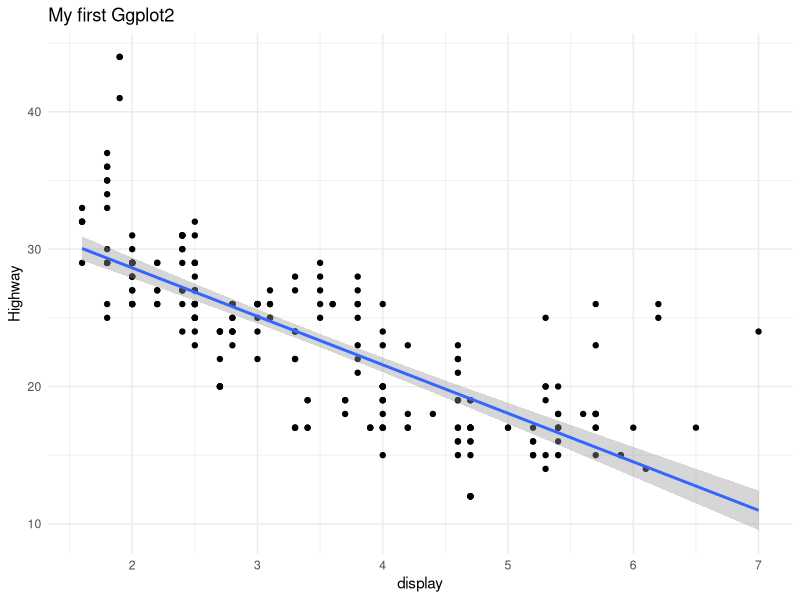

The R source for this figure:
## ---- chunk 1
# you can conduct basic math
x <- 3 + sin(pi/2)

# you can also conduct more complicated mathematical 
sqrt(x)

# you can also save strings dynamically
z <- "word"
## ---- chunk 2
v <- seq(1, 10)
# another easier way of making sequences:
v1 <- 1:10
## ---- chunk 3
w <- c(12, 1, 2, 3)

# you can also sort vectors using the sort() function
sort(w)

## ---- chunk 4
w <- sort(w)
## ---- chunk 5
w[1]
## ---- chunk 6
w*2
## ---- chunk 7
# for doing inner-products
w %*% w
## ---- chunk 8
A <- as.character(c(1, 2, 3, 4, 5))
typeof(A)
## ---- chunk 9
length_a <- length(A)
typeof_a <- typeof(A)
print(paste0("The vector A is of length", length_a, "and has the data type of ", typeof(A)))
## ---- chunk 10
for (i in 1:10){
  print(paste0("Printing loop:", i))
}
## ---- chunk 11
# loading the tidyverse package
library(tidyverse)
## ---- chunk 12
cars <- mpg


# example ggplot with linear regressions
ggplot(data = cars) +
  geom_point(mapping = aes(x=displ, y=hwy, xlab= "Display", ylab="Highway"))+
  geom_smooth(method = "lm", mapping = aes(x=displ, y=hwy))+
  labs(y="Highway", x = "display", title="My first Ggplot2")+
  theme_minimal()
## ---- chunk 13
print("This is a code block")
